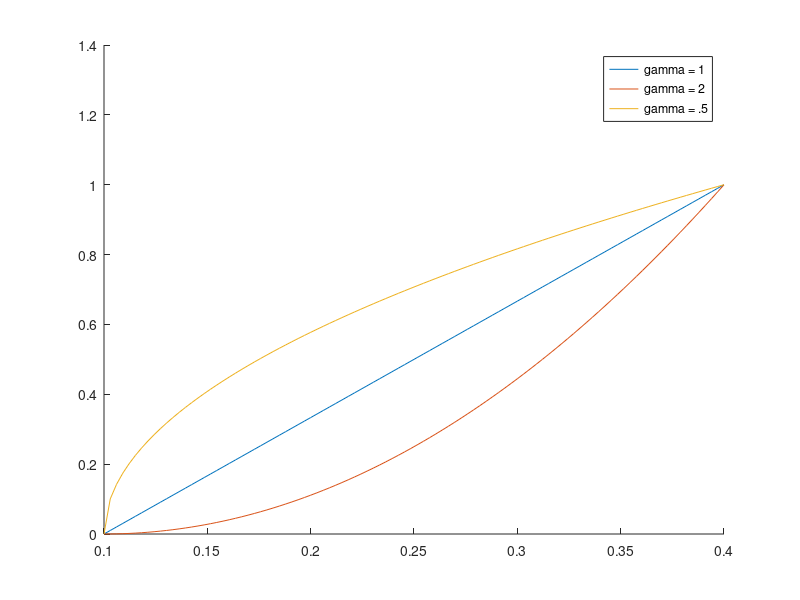

Source code (MATLAB): (Note: this script raises an error after producing the figure.)
%Image Processing -- Nathan DWEK (ULB)
close all;

x = linspace(0.1,.4,100);
ylin = (x-.1)./(.3);
yh = ((x-.1)./(.3)).^2;
yl = ((x-.1)./(.3)).^.5;
figure; hold all;
plot(x,ylin, x, yh, x, yl);
legend('gamma = 1', 'gamma = 2', 'gamma = .5');
%We see that gamma provides additional shifting towards one end or the
%other of the spectrum

lenagray = im2double(imread('lenagray.tif', 'TIF'));
lenadjustedl = imadjust(lenagray,[min(min(lenagray)); max(max(lenagray))],[0; 1],.33);
lenadjustedd = imadjust(lenagray,[min(min(lenagray)); max(max(lenagray))],[0; 1],3);

figure;imshow(lenadjustedd);
figure;imhist(lenadjustedd,64);%Darker
figure;imshow(lenadjustedl);
figure;imhist(lenadjustedl,64);%Lighter

%Works as expected.
